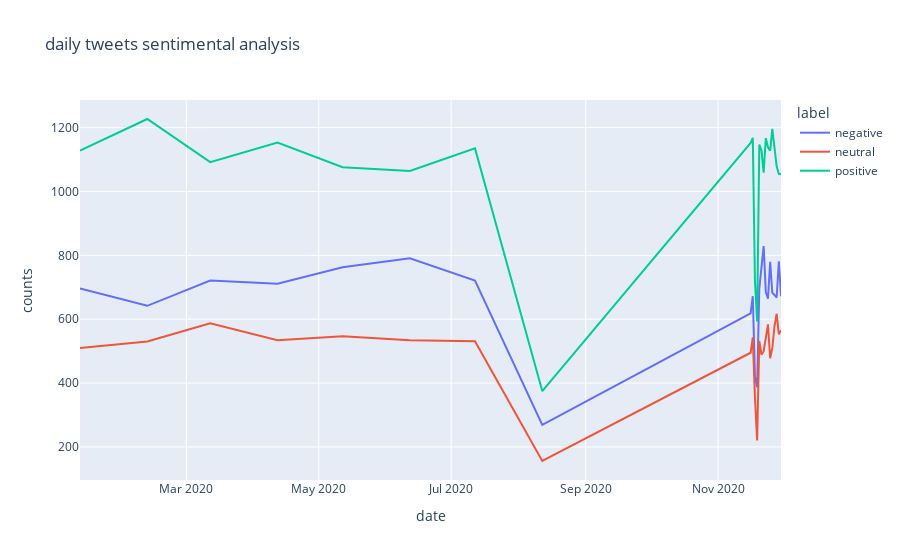

The notebook cell saved with this chart:
### Code cell
fig = px.line(data_agg, x='date', y='counts', color='label', title = 'daily tweets sentimental analysis')
fig.write_image("img2/dailytweets.png",width=1000, height=500)
fig.show()

### Figure 1 — Plotly figure (JSON) as saved in the notebook; plotly's stock layout.template omitted (floating-point values rounded to 4 significant figures)
{"data": [{"hovertemplate": "label=negative<br>date=%{x}<br>counts=%{y}<extra></extra>", "legendgroup": "negative", "line": {"color": "#636efa", "dash": "solid"}, "mode": "lines", "name": "negative", "orientation": "v", "showlegend": true, "type": "scatter", "x": ["2020-01-12", "2020-02-12", "2020-03-12", "2020-04-12", "2020-05-12", "2020-06-12", "2020-07-12", "2020-08-12", "2020-11-16", "2020-11-17", "2020-11-18", "2020-11-19", "2020-11-20", "2020-11-21", "2020-11-22", "2020-11-23", "2020-11-24", "2020-11-25", "2020-11-26", "2020-11-27", "2020-11-28", "2020-11-29", "2020-11-30"], "xaxis": "x", "y": [696, 642, 721, 711, 763, 791, 721, 269, 618, 672, 420, 387, 696, 760, 829, 685, 664, 780, 683, 676, 668, 781, 672], "yaxis": "y"}, {"hovertemplate": "label=neutral<br>date=%{x}<br>counts=%{y}<extra></extra>", "legendgroup": "neutral", "line": {"color": "#EF553B", "dash": "solid"}, "mode": "lines", "name": "neutral", "orientation": "v", "showlegend": true, "type": "scatter", "x": ["2020-01-12", "2020-02-12", "2020-03-12", "2020-04-12", "2020-05-12", "2020-06-12", "2020-07-12", "2020-08-12", "2020-11-16", "2020-11-17", "2020-11-18", "2020-11-19", "2020-11-20", "2020-11-21", "2020-11-22", "2020-11-23", "2020-11-24", "2020-11-25", "2020-11-26", "2020-11-27", "2020-11-28", "2020-11-29", "2020-11-30"], "xaxis": "x", "y": [510, 530, 587, 534, 547, 534, 531, 156, 495, 543, 354, 220, 532, 489, 499, 539, 584, 478, 510, 578, 617, 553, 565], "yaxis": "y"}, {"hovertemplate": "label=positive<br>date=%{x}<br>counts=%{y}<extra></extra>", "legendgroup": "positive", "line": {"color": "#00cc96", "dash": "solid"}, "mode": "lines", "name": "positive", "orientation": "v", "showlegend": true, "type": "scatter", "x": ["2020-01-12", "2020-02-12", "2020-03-12", "2020-04-12", "2020-05-12", "2020-06-12", "2020-07-12", "2020-08-12", "2020-11-16", "2020-11-17", "2020-11-18", "2020-11-19", "2020-11-20", "2020-11-21", "2020-11-22", "2020-11-23", "2020-11-24", "2020-11-25", "2020-11-26", "2020-11-27", "2020-11-28", "2020-11-29", "2020-11-30"], "xaxis": "x", "y": [1128, 1227, 1092, 1153, 1076, 1064, 1135, 375, 1152, 1168, 718, 593, 1147, 1129, 1059, 1167, 1138, 1128, 1196, 1126, 1079, 1055, 1055], "yaxis": "y"}], "layout": {"legend": {"title": {"text": "label"}, "tracegroupgap": 0}, "title": {"text": "daily tweets sentimental analysis"}, "xaxis": {"anchor": "y", "domain": [0, 1], "title": {"text": "date"}}, "yaxis": {"anchor": "x", "domain": [0, 1], "title": {"text": "counts"}}}}
